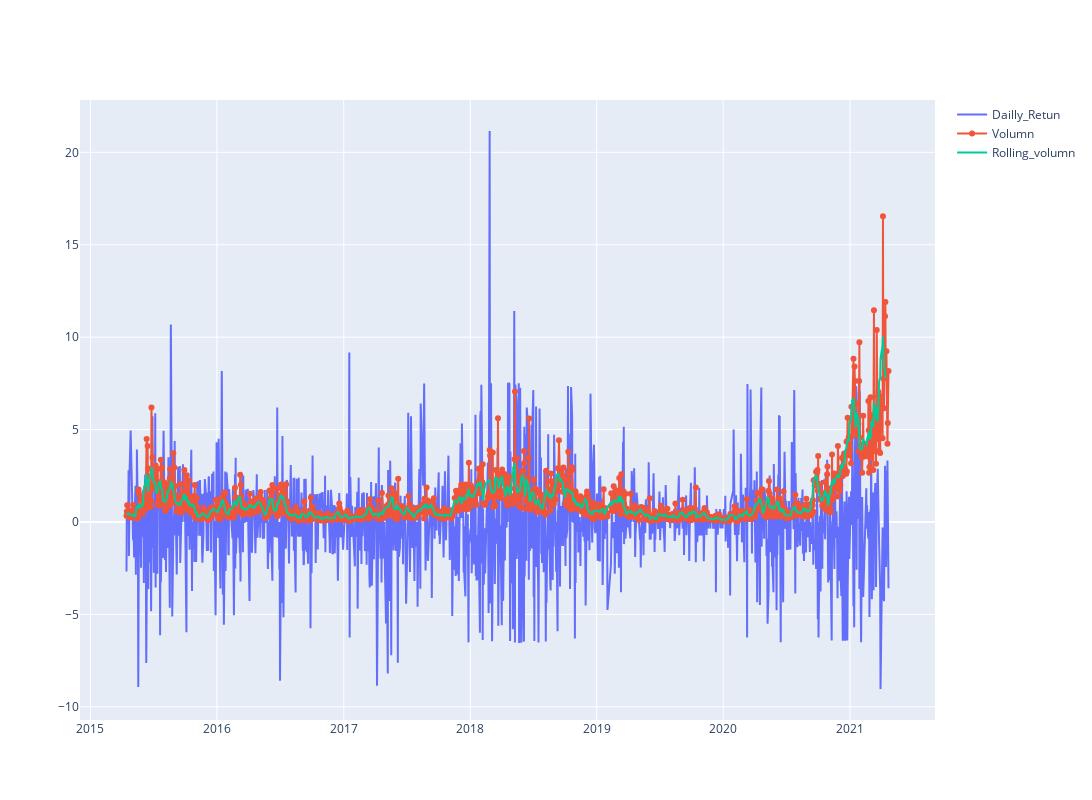

The notebook cell saved with this chart:
### Code cell
df['Volumn'] = df['<Volume>']/1000000
Volumnshort_rolling = df['Volumn'].rolling(window=7).mean()

fig = go.Figure()
fig.update_layout(  autosize=False,   width=1200,    height=800)
fig.add_trace(go.Scatter(x=df.datetime, y=df['Daily_return'], 
                        mode='lines', name='Dailly_Retun'))
fig.add_trace(go.Scatter(x=df.datetime, y=df['Volumn'], 
                        mode='lines+markers', name='Volumn'))

fig.add_trace(go.Scatter(x=df.datetime, y=Volumnshort_rolling, 
                        mode='lines', name='Rolling_volumn'))

### Figure 1 — Plotly figure (JSON) as saved in the notebook; plotly's stock layout.template omitted (floating-point values rounded to 4 significant figures; data arrays with more than 128 entries replaced by an {"elided": "..."} marker saying what was removed)
{"data": [{"mode": "lines", "name": "Dailly_Retun", "type": "scatter", "x": {"elided": "1499 str values"}, "y": {"elided": "1499 float values"}}, {"mode": "lines+markers", "name": "Volumn", "type": "scatter", "x": {"elided": "1499 str values"}, "y": {"elided": "1499 float values"}}, {"mode": "lines", "name": "Rolling_volumn", "type": "scatter", "x": {"elided": "1499 str values"}, "y": {"elided": "1499 float values"}}], "layout": {"autosize": false, "height": 800, "width": 1200}}
